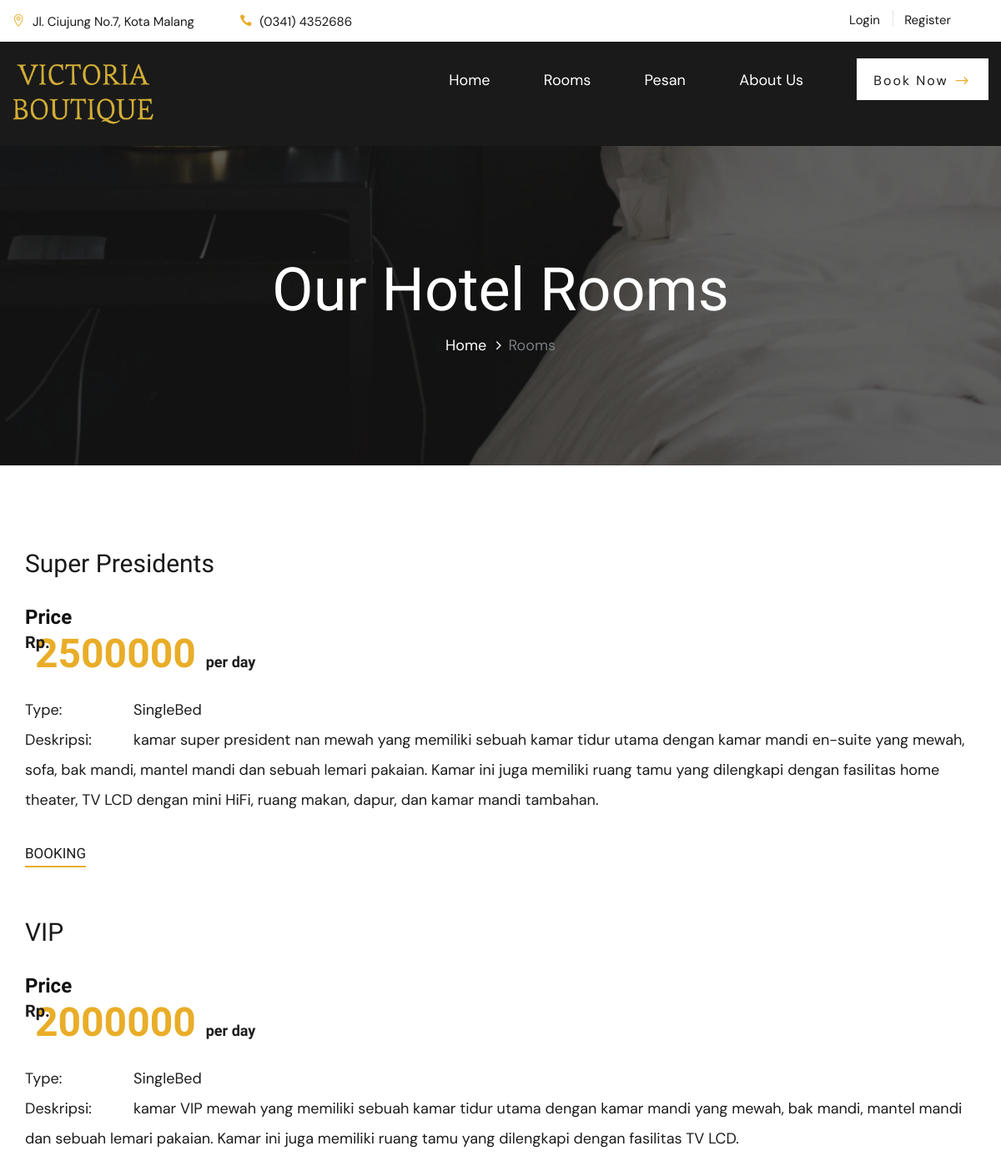
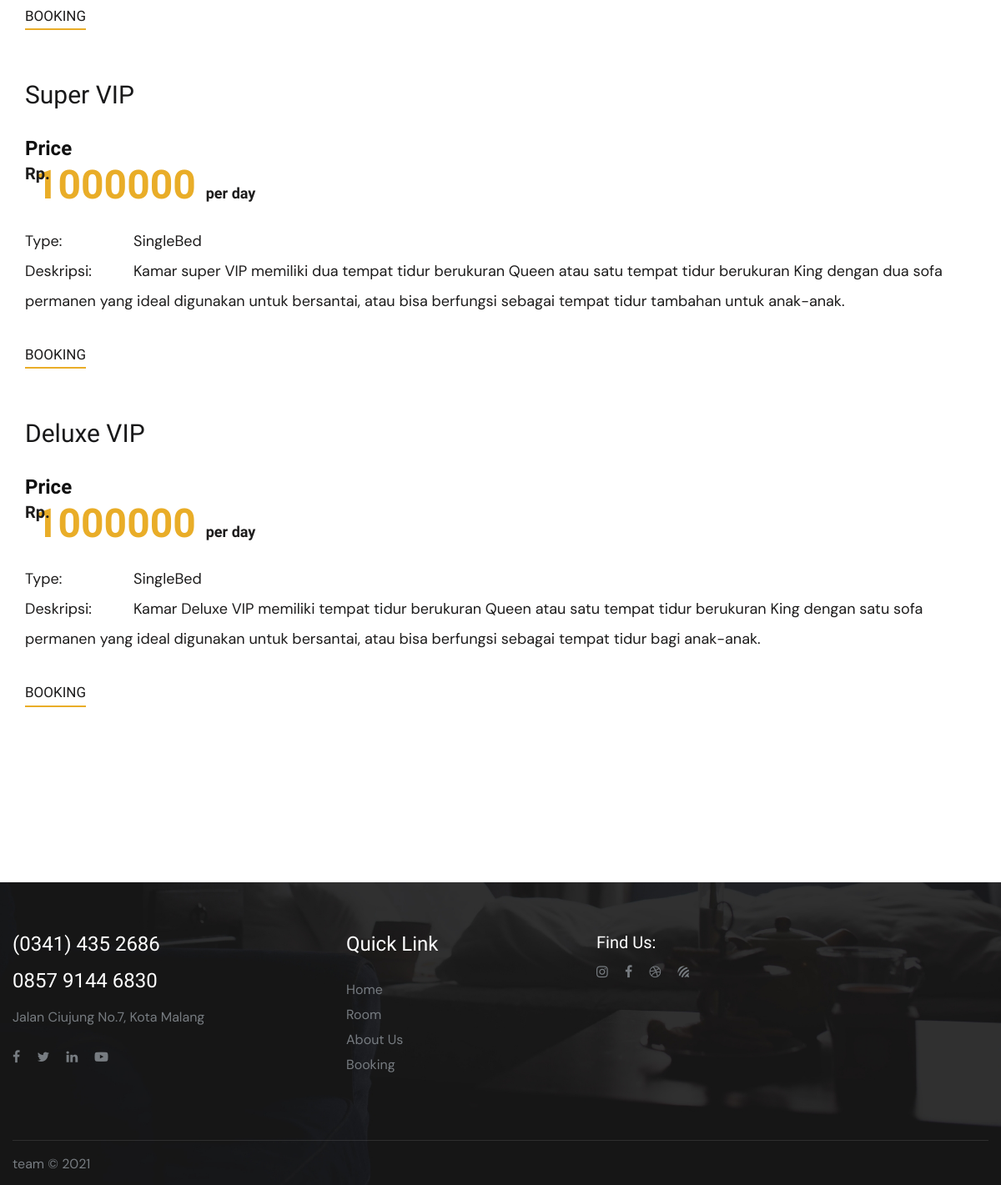
The page /rooms.php on the database its author committed (2 pictures, top to bottom).
### tables this page shows
CREATE TABLE IF NOT EXISTS `kamar` (
  `No_Kamar` char(15) NOT NULL,
  `id_galeri` int(50) NOT NULL,
  `Jenis` varchar(50) DEFAULT NULL,
  `Type` varchar(50) DEFAULT NULL,
  `Tarif` double DEFAULT NULL,
  `deskripsi` text NOT NULL
);

### rooms.php (the view, shortened to what this page needs)
<?php include 'koneksi.php'; ?>
<!DOCTYPE html>
<html lang="zxx">
<?php include 'head.php';?>
<body>
    <?php include 'header.php';?>
    <div class="breadcrumb-option set-bg" data-setbg="img/breadcrumb-bg.jpg">
        <div class="container">
            <div class="row">
                <div class="col-lg-12 text-center">
                    <div class="breadcrumb__text">
                        <h1>Our Hotel Rooms</h1>
                        <div class="breadcrumb__links">
                            <a href="./index.html">Home</a>
                            <span>Rooms</span>
                        </div>
                    </div>
                </div>
            </div>
        </div>
    </div>
    <section class="rooms spad">
        <div class="container">
        <?php
            $sql=mysqli_query($conn, "SELECT * FROM kamar");
            foreach($sql as $value){
            ?>
                <div class="container">
                    <div class="room__text">
                        <h3><?= $value['Jenis']; ?></h3>
                        <h4>Price</h4>
                                <h2><sup>Rp.</sup><?= $value['Tarif']; ?> <span>per day</h2>
                        <ul>
                            <li><span>Type:</span><?= $value['Type']; ?><span> Bed</li>
                            <li><span>Deskripsi:</span><?= $value['deskripsi']; ?></li>
                        </ul>
                        <a href="reservasi.php">BOOKING</a>
                    </div>
                </div>
                <?php
            }
            ?>
        </div>
    </section>
    <?php include 'footer.php';?>
</body>
</html>

### head.php (shortened to what this page needs)
<head>
    <link rel="stylesheet" href="css/bootstrap.min.css" type="text/css">
    <link rel="stylesheet" href="css/font-awesome.min.css" type="text/css">
    <link rel="stylesheet" href="css/elegant-icons.css" type="text/css">
    <link rel="stylesheet" href="css/nice-select.css" type="text/css">
    <link rel="stylesheet" href="css/jquery-ui.min.css" type="text/css">
    <link rel="stylesheet" href="css/owl.carousel.min.css" type="text/css">
    <link rel="stylesheet" href="css/slicknav.min.css" type="text/css">
    <link rel="stylesheet" href="css/style.css" type="text/css">
</head>

### header.php (shortened to what this page needs)
<header class="header">
        <div class="header__top">
            <div class="container">
                <div class="row">
                    <div class="col-lg-7">
                        <ul class="header__top__widget">
                            <li><span class="icon_pin_alt"></span> Jl. Ciujung No.7, Kota Malang</li>
                            <li><span class="icon_phone"></span> (0341) 4352686</li>
                        </ul>
                    </div>
                    <div class="col-lg-5">
                        <div class="header__top__right">
                            <div class="header__top__auth">
                                <ul>
                                <?php
                  if (@$_SESSION["username"]==""){
                              ?>
                          <li class="<?php $aktif = ($_GET['page']=='login') ? 'active' : ''; echo $aktif; ?>"><a href="login.php">Login</a></li>
                          <li class="<?php $aktif = ($_GET['page']=='register') ? 'active' : ''; echo $aktif; ?>"><a href="register.php">Register</a></li>
                          <?php
                            } else { ?>
                          <li><a href="logout.php">Logout</a></li>
                            <?php
                            }
                          ?>
                                </ul>
                            </div>
                        </div>
                    </div>
                </div>
            </div>
        </div>
        <div class="header__nav__option">
            <div class="container">
                <div class="row">
                    <div class="col-lg-2">
                        <div class="header__logo">
                            <a href="./index.php"><img src="img/logo2.png" alt=""></a>
                        </div>
                    </div>
                    <div class="col-lg-10">
                        <div class="header__nav">
                            <nav class="header__menu">
                                <ul class="menu__class">
                                    <li ><a href="./index.php">Home</a></li>
                                    <li ><a href="./rooms.php">Rooms</a></li>
                                    <li class="has-children "><a>Pesan</a>
                          </li>
                                    <li><a href="./about.php">About Us</a></li>
                                </ul>
                            </nav>
                            <div class="header__nav__widget">
                                <a href="reservasi.php">Book Now <span class="arrow_right"></span></a>
                            </div>
                        </div>
                    </div>
                </div>
            </div>
        </div>
    </header>

### footer.php
<footer class="footer set-bg" data-setbg="img/footer-bg.jpg" style="margin-top: 50px">
        <div class="container">
            <div class="footer__content">
                <div class="row">
                    <div class="col-lg-3 col-md-6 col-sm-6">
                        <div class="footer__about">
                            <h4>(0341) 435 2686</h4>
                            <h4>0857 9144 6830</h4>
                            <ul>
                                <li>Jalan Ciujung No.7, Kota Malang</li>
                            </ul>
                            <div class="footer__social">
                                <a href="#"><i class="fa fa-facebook"></i></a>
                                <a href="#"><i class="fa fa-twitter"></i></a>
                                <a href="#"><i class="fa fa-linkedin"></i></a>
                                <a href="#"><i class="fa fa-youtube-play"></i></a>
                            </div>
                        </div>
                    </div>
                    <div class="col-lg-3 offset-lg-1 col-md-5 offset-md-1 col-sm-6">
                        <div class="footer__widget">
                            <h4>Quick Link</h4>
                            <ul>
                                <li><a href="index.php">Home</a></li>
                                <li><a href="rooms.php">Room</a></li>
                                <li><a href="about.php">About Us</a></li>
                                <li><a href="booking.php">Booking</a></li>
                            </ul>
                        </div>
                    </div>
                    <div class="col-lg-5 col-md-8 col-sm-12">
                        <div class="footer__newslatter">
                            <div class="footer__newslatter__find">
                                <h5>Find Us:</h5>
                                <div class="footer__newslatter__find__links">
                                    <a href="#"><i class="fa fa-instagram"></i></a>
                                    <a href="#"><i class="fa fa-facebook"></i></a>
                                    <a href="#"><i class="fa fa-dribbble"></i></a>
                                    <a href="#"><i class="fa fa-forumbee"></i></a>
                                </div>
                            </div>
                        </div>
                    </div>
                </div>
            </div>
            <div class="footer__copyright">
                <div class="row">
                    <div class="col-lg-7 col-md-7">
                        <div class="footer__copyright__text">
                            <p> team &copy; <script>document.write(new Date().getFullYear());</script>
                        </div>
                    </div>
                </div>
            </div>
        </div>
    </footer>

### rows shown on the page
kamar: Jenis "Super Presidents", Tarif "2500000", Type "Single", deskripsi "kamar super president nan mewah yang memiliki sebuah kamar tidur utama dengan kamar mandi en-suite yang mewah, sofa, bak mandi, mantel mandi dan sebuah lemari pakaian. Kamar ini juga memiliki ruang tamu yang dilengkapi dengan fasilitas home theater, TV LCD dengan mini HiFi, ruang makan, dapur, dan kamar mandi tambahan."
kamar: Jenis "VIP", Tarif "2000000", Type "Single", deskripsi "kamar VIP mewah yang memiliki sebuah kamar tidur utama dengan kamar mandi yang mewah, bak mandi, mantel mandi dan sebuah lemari pakaian. Kamar ini juga memiliki ruang tamu yang dilengkapi dengan fasilitas TV LCD."
kamar: Jenis "Super VIP", Tarif "1000000", Type "Single", deskripsi "Kamar super VIP memiliki dua tempat tidur berukuran Queen atau satu tempat tidur berukuran King dengan dua sofa permanen yang ideal digunakan untuk bersantai, atau bisa berfungsi sebagai tempat tidur tambahan untuk anak-anak."
kamar: Jenis "Deluxe VIP", Tarif "1000000", Type "Single", deskripsi "Kamar Deluxe VIP memiliki tempat tidur berukuran Queen atau satu tempat tidur berukuran King dengan satu sofa permanen yang ideal digunakan untuk bersantai, atau bisa berfungsi sebagai tempat tidur bagi anak-anak."
